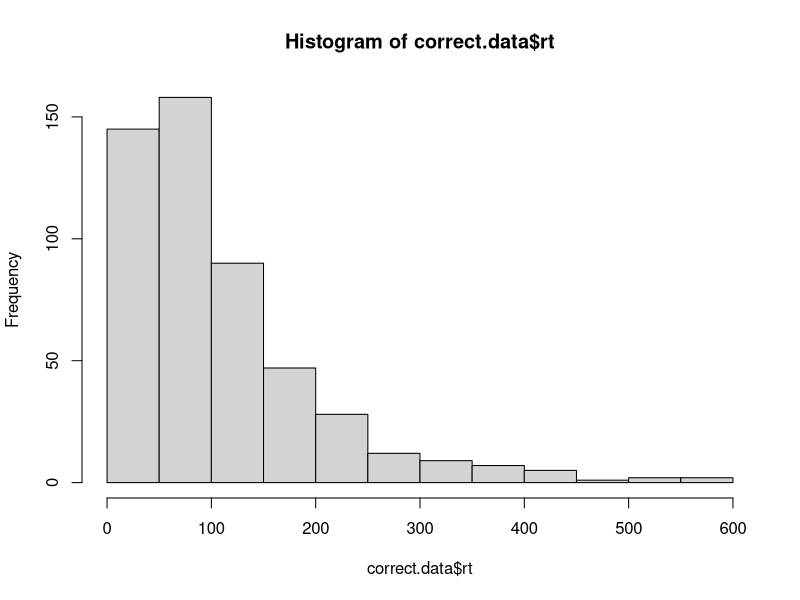
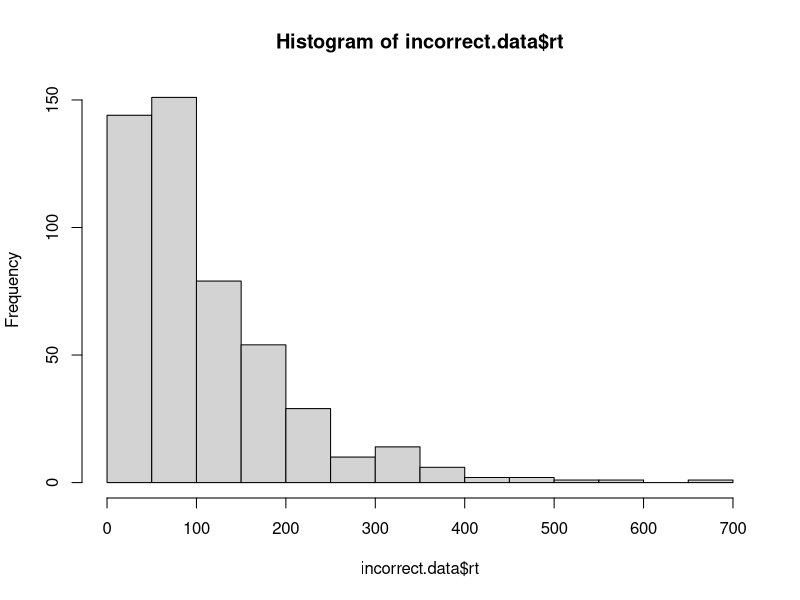

These charts were generated, in order, by the following R code:
# implement the model by filling in the function below
# the model should return a data frame with two columns: correct and rt
# the correct column should be TRUE or FALSE, and rt should contain the
# number of steps it took to reach the criterion.

# note that the function takes four arguments:
# samples is the number of samples to draw from the model
# drift is the drift rate (default value is 0)
# sdrw is the variability in the drift rate (default value is 0.3)
# criterion is the threshold for a response (default value is 3)

random.walk.model <- function(samples, drift=0, sdrw=0.3, criterion=3){
  
  accuracy.array <- c()
  rt.array <- c()
  
  for (i in 1:samples) {
    evd <-0
    rep <- 0
    repeat{
    val <- rnorm(1, mean = drift, sd = sdrw)
    evd <- evd + val
    rep <- rep + 1
    
    if(evd < -criterion || evd > criterion){
      
      if(evd >= criterion){
      accuracy.array[i] <- TRUE
      }
      else{
      accuracy.array[i] <- FALSE
      }
      rt.array[i] <- rep
      break
      }
    }
  }
  output <- data.frame(
    correct = accuracy.array,
    rt = rt.array
  )
  
  return(output)
}

# test the model ####

# if the model is working correctly, then the line below should generate a data frame with 
# 1000 samples and about half of the samples should be correct. the average rt will probably
# be around 112, but might vary from that by a bit.

initial.test <- random.walk.model(1000)
sum(initial.test$correct) / length(initial.test$correct) # should be close to 0.5
mean(initial.test$rt) # should be about 112

# visualize the RT distributions ####

# we can use dplyr to filter the data and visualize the correct and incorrect RT distributions

library(dplyr)

correct.data <- initial.test %>% filter(correct==TRUE)
incorrect.data <- initial.test %>% filter(correct==FALSE)

hist(correct.data$rt)
hist(incorrect.data$rt)

